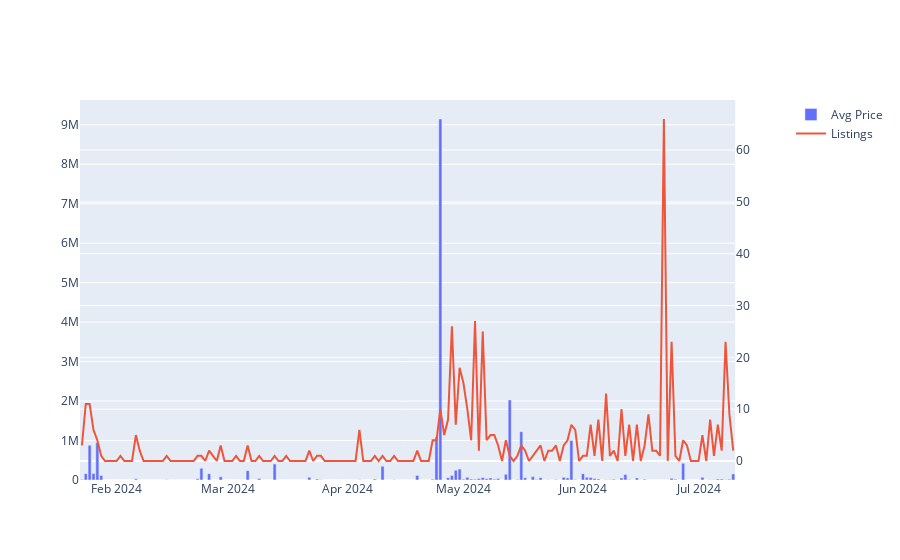

Notebook code for this chart:
### Code cell
box_listing_data_fig = make_subplots(specs=[[{"secondary_y": True}]])

# Add bar chart for sales
# box_listing_data_fig.add_trace(
#     go.Bar(
#         x=box_listing_data.index,
#         y=box_listing_data['max_price'],
#         name='Max Price'
#     ),
#     secondary_y=False
# )

# box_listing_data_fig.add_trace(
#     go.Bar(
#         x=box_listing_data.index,
#         y=box_listing_data['min_price'],
#         name='Min Price'
#     ),
#     secondary_y=False
# )

# Add line chart for cumulative sales
box_listing_data_fig.add_trace(
    go.Bar(
        x=box_listing_data.index,
        y=box_listing_data['avg_price'],
        name='Avg Price',
    ),
    secondary_y=False
)

box_listing_data_fig.add_trace(
    go.Scatter(
        x=box_listing_data.index,
        y=box_listing_data['listings'],
        name='Listings',
        mode='lines'
    ),
    secondary_y=True
)

# box_listing_data_fig.show()

### Figure 1 — Plotly figure (JSON) as saved in the notebook; plotly's stock layout.template omitted (floating-point values rounded to 4 significant figures; data arrays with more than 128 entries replaced by an {"elided": "..."} marker saying what was removed)
{"data": [{"name": "Avg Price", "type": "bar", "x": {"elided": "170 str values"}, "xaxis": "x", "y": {"elided": "170 float values"}, "yaxis": "y"}, {"mode": "lines", "name": "Listings", "type": "scatter", "x": {"elided": "170 str values"}, "xaxis": "x", "y": {"elided": "170 int values"}, "yaxis": "y2"}], "layout": {"xaxis": {"anchor": "y", "domain": [0, 0.94]}, "yaxis": {"anchor": "x", "domain": [0, 1]}, "yaxis2": {"anchor": "x", "overlaying": "y", "side": "right"}}}
